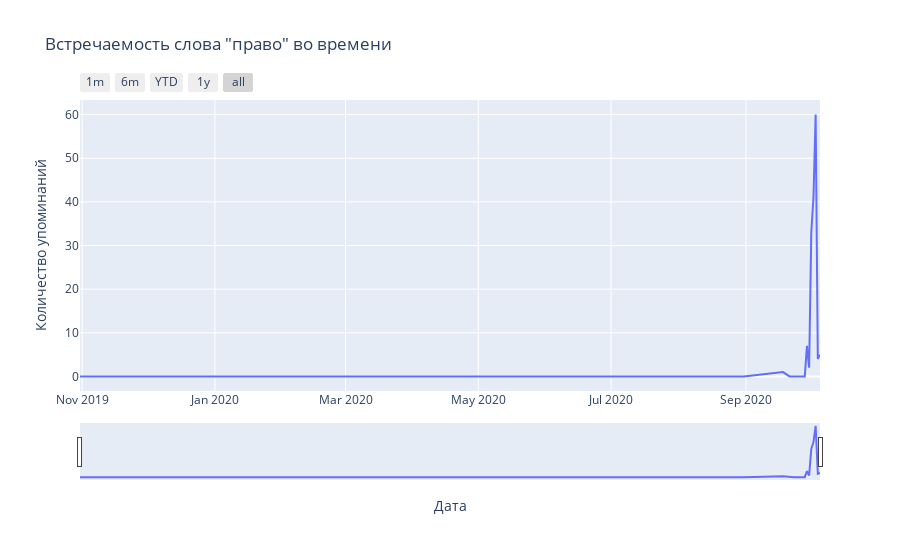

Write notebook code for a chart like this one.
### Code cell
test.word_in_time('право')

### Figure 1 — Plotly figure (JSON) as saved in the notebook; plotly's stock layout.template omitted (floating-point values rounded to 4 significant figures)
{"data": [{"hovertemplate": "Дата=%{x}<br>Количество упоминаний=%{y}<extra></extra>", "legendgroup": "", "line": {"color": "#636efa", "dash": "solid"}, "mode": "lines", "name": "", "orientation": "v", "showlegend": false, "type": "scatter", "x": ["2019-10-31T00:00:00", "2020-01-10T00:00:00", "2020-08-25T00:00:00", "2020-08-31T00:00:00", "2020-09-18T00:00:00", "2020-09-21T00:00:00", "2020-09-23T00:00:00", "2020-09-24T00:00:00", "2020-09-26T00:00:00", "2020-09-28T00:00:00", "2020-09-29T00:00:00", "2020-09-30T00:00:00", "2020-10-01T00:00:00", "2020-10-02T00:00:00", "2020-10-03T00:00:00", "2020-10-04T00:00:00", "2020-10-05T00:00:00"], "xaxis": "x", "y": [0, 0, 0, 0, 1, 0, 0, 0, 0, 0, 7, 2, 33, 41, 60, 4, 5], "yaxis": "y"}], "layout": {"legend": {"tracegroupgap": 0}, "title": {"text": "Встречаемость слова \"право\" во времени"}, "xaxis": {"anchor": "y", "domain": [0, 1], "rangeselector": {"buttons": [{"count": 1, "label": "1m", "step": "month", "stepmode": "backward"}, {"count": 6, "label": "6m", "step": "month", "stepmode": "backward"}, {"count": 1, "label": "YTD", "step": "year", "stepmode": "todate"}, {"count": 1, "label": "1y", "step": "year", "stepmode": "backward"}, {"step": "all"}]}, "rangeslider": {"visible": true}, "title": {"text": "Дата"}}, "yaxis": {"anchor": "x", "domain": [0, 1], "title": {"text": "Количество упоминаний"}}}}
